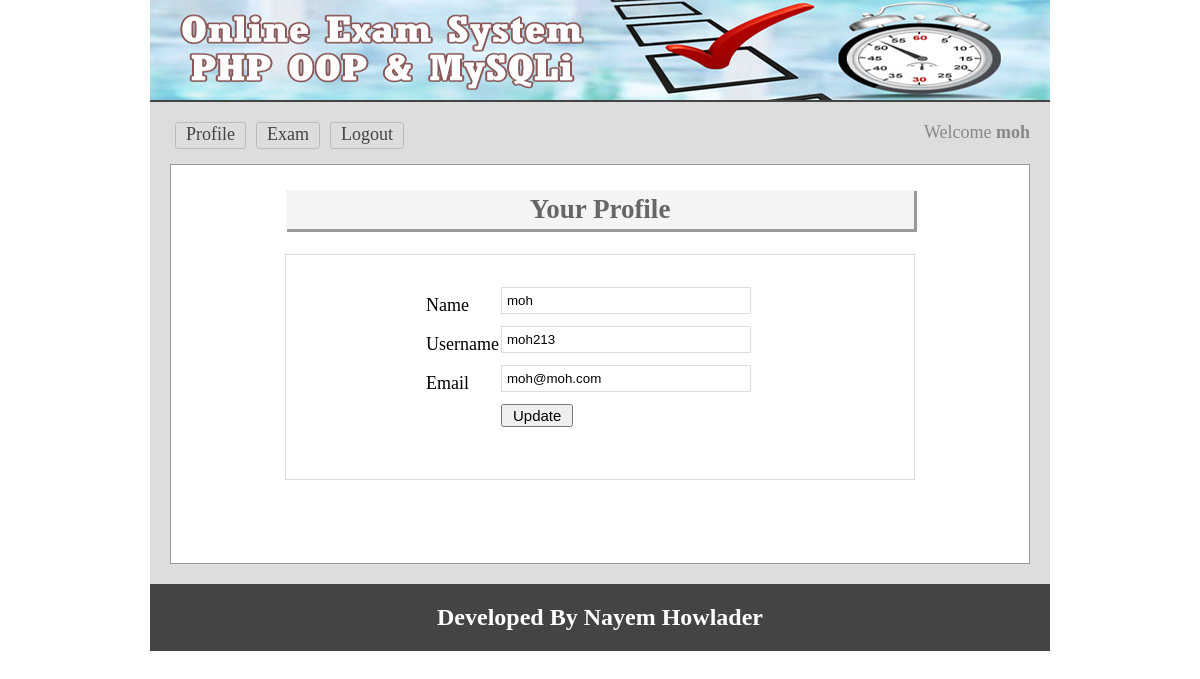
Screenshot of /profile.php (signed in) with the database file from the repository.
### tables this page shows
CREATE TABLE `tbl_user` (
  `userid` int(11) NOT NULL,
  `name` varchar(50) NOT NULL,
  `username` varchar(30) NOT NULL,
  `password` varchar(32) NOT NULL,
  `email` varchar(255) NOT NULL,
  `status` int(11) NOT NULL DEFAULT 0
);

### classes/User.php (called while the page is built, shortened)
<?php
 $filepath = realpath(dirname(__FILE__));
include_once ($filepath.'/../lib/Session.php');
include_once ($filepath.'/../lib/Database.php');
class User{
	private $db;
	function __construct()
	{
		$this->db = new Database();
	}
  public function getUserData($userid){
      $query = "SELECT * FROM tbl_user ORDER BY userid DESC";
       $result = $this->db->select($query);
       return $result;
  }
}
 ?>

### lib/Database.php (called while the page is built, shortened)
<?php
Class Database{
	public $host   = DB_HOST;
	public $user   = DB_USER;
	public $pass   = DB_PASS;
	public $dbname = DB_NAME;
	public $link;
	private function connectDB(){
	$this->link = new mysqli($this->host, $this->user, $this->pass, $this->dbname);
 }
	public function select($query){
		$result = $this->link->query($query) or die($this->link->error.__LINE__);
		if($result->num_rows > 0){
			return $result;
		} else {
			return false;
		}
	}
}

### lib/Session.php (called while the page is built, shortened)
<?php
class Session{
	 public static function get($key){
	 	if (isset($_SESSION[$key])) {
	 		return $_SESSION[$key];
	 	} else {
	 		return false;
	 	}
	 }
}
?>

### profile.php (the view, shortened to what this page needs)
<?php include 'inc/header.php'; ?>
<?php
$userid = Session::get("userid");
?>
<div class="main">
<h1>Your Profile</h1>
<div class="profile">
	<form action="" method="post">
	<?php
	$getData = $usr->getUserData($userid);
	if ($getData) {
		$result = $getData->fetch_assoc();
	?>
		<table class="tbl">
		     <tr>
			   <td>Name</td>
			   <td><input name="name" type="text" value="<?php echo $result['name'] ?>" /></td>
			 </tr>
			  <tr>
			   <td>Username</td>
			   <td><input name="username" type="text" value="<?php echo $result['username'] ?>"/></td>
			 </tr>
			 <tr>
			   <td>Email</td>
			   <td><input name="email" type="text" value="<?php echo $result['email'] ?>"/></td>
			 </tr>
			  <tr>
			  <td></td>
			   <td><input type="submit" value="Update">
			   </td>
			 </tr>
       </table>
   <?php } ?>
	   </form>
	   </div>
</div>
<?php include 'inc/footer.php'; ?>

### css/main.css (style rules this page uses)
* { margin:0;padding:0;outline:none }
body { font-family:verdana }
input[type="text"], input[type="password"] { border: 1px solid #ddd; margin-bottom: 10px; padding: 5px; width: 238px; }
input[type="submit"] { cursor: pointer; font-size: 15px; padding: 1px 10px; }
.main { background: #fff none repeat scroll 0 0; border: 1px solid #999; margin-top: 10px; min-height: 368px; padding: 15px; width: 828px; }
.main h1 { background: #f4f4f4 none repeat scroll 0 0; box-shadow: 2px 2px 0 1px #999; color: #666; margin: 10px auto 25px; padding: 4px; text-align: center; width: 620px; }
.starttest, { border: 1px solid #f4f4f4; margin:0 auto; padding: 20px; width: 590px; }

### profile.php (style rules this page uses)
.profile { width: 440px;margin: 0 auto;border: 1px solid #ddd;padding: 30px 50px 50px 138px; }

### rows the page displays
tbl_user: name "moh", username "moh213", email "moh@moh.com"

### other values shown
Session::get('name') "moh"
